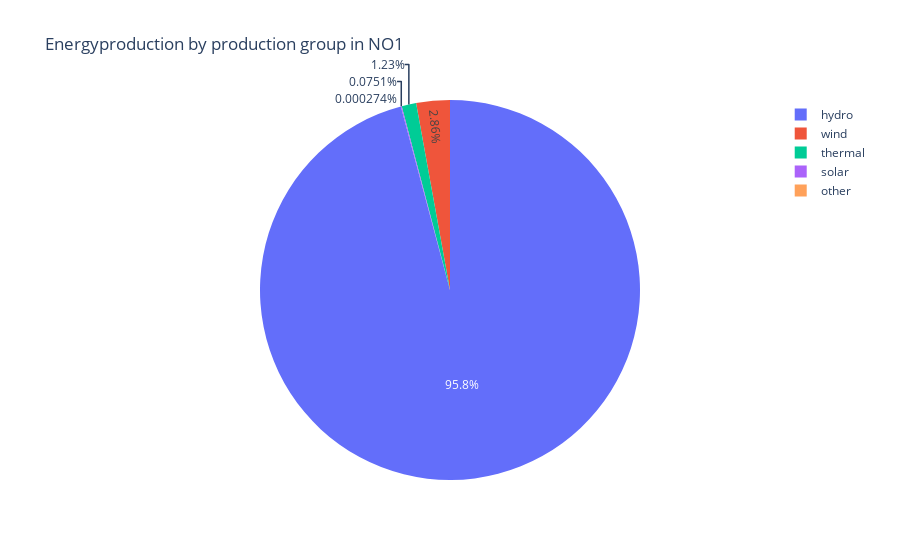

Notebook cell for this chart:
### Code cell
# Pie chart for the total energy production in NO1 grouped by production group
fig = px.pie(df_no1, values=df_no1['totalkwh'], names=df_no1['productiongroup'], title='Energyproduction by production group in NO1')
fig.show()

### Figure 1 — Plotly figure (JSON) as saved in the notebook; plotly's stock layout.template omitted (floating-point values rounded to 4 significant figures)
{"data": [{"domain": {"x": [0, 1], "y": [0, 1]}, "hovertemplate": "productiongroup=%{label}<br>totalkwh=%{value}<extra></extra>", "labels": ["solar", "other", "thermal", "hydro", "wind"], "legendgroup": "", "name": "", "showlegend": true, "type": "pie", "values": [14380000.0, 52560.0, 236100000.0, 18360000000.0, 547400000.0]}], "layout": {"legend": {"tracegroupgap": 0}, "title": {"text": "Energyproduction by production group in NO1"}}}
